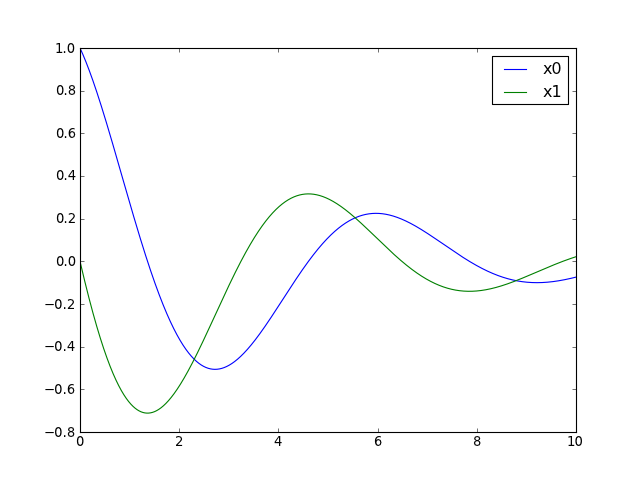

Generate this figure with Python:
from lode_rk4 import LinearODERK4

lode = LinearODERK4(num_s=10000, num_d=2)
lode.x[0] = [1, 0]  # access c-member "VAR" via lode.VAR
lode.a = [[-0.5, 1], [-1, 0]]
lode.run()  # mode='normal'

import pylab
lode.plot_x()
pylab.show()
